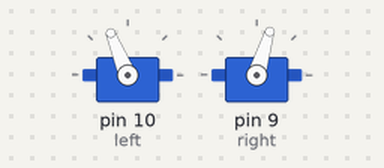
Recording of a sketch running on a simulated Arduino Uno, built with avr-gcc and run on an emulated ATmega328P. On the bench: 2 × servo.

Above: at 0.1 s.
At 2.1 s:
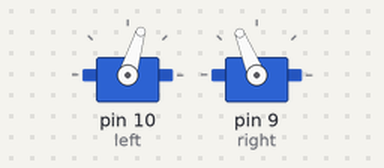
At 3.1 s:
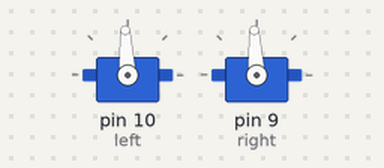
Timing chart, 0 to 4.6 s (numbered marks = the images above):
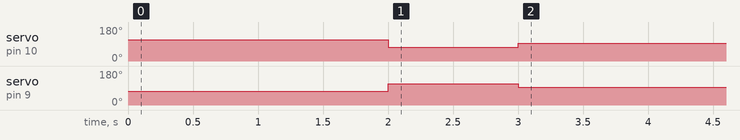

Measured:
- by itself, servo on pin 10 (left): 112° → 73° at 2.0 s, → 93° 1.0 s later
- by itself, servo on pin 9 (right): 73° → 112° at 2.0 s, → 93° 1.0 s later

The sketch:

robot_forward_and_backward.ino
```cpp
/* Software 1073 Example Program
Written and debugged for use on the Arduino boebot platform
last updated: 9/10/14

Program: Drive the robot forward for a duration, then backward for a different duration
*/

#include <Servo.h>

Servo left;
Servo right;  //creates two servo objects

int delayValueForward = 2000; //creates an int that controls how long to drive forward
int delayValueBack = 1000; //creates an int that controls how long to drive backward

void setup(){ //setup runs just once
  left.attach(10);
  right.attach(9); //mounts each servo on their respective digital pin
  left.writeMicroseconds(1700);
  right.writeMicroseconds(1300);
  delay(delayValueForward);
  left.writeMicroseconds(1300);
  right.writeMicroseconds(1700);
  delay(delayValueBack);
  left.writeMicroseconds(1500);
  right.writeMicroseconds(1500);

}
void loop(){ //loop runs over and over again
  ; //nothing needed here
}
```
